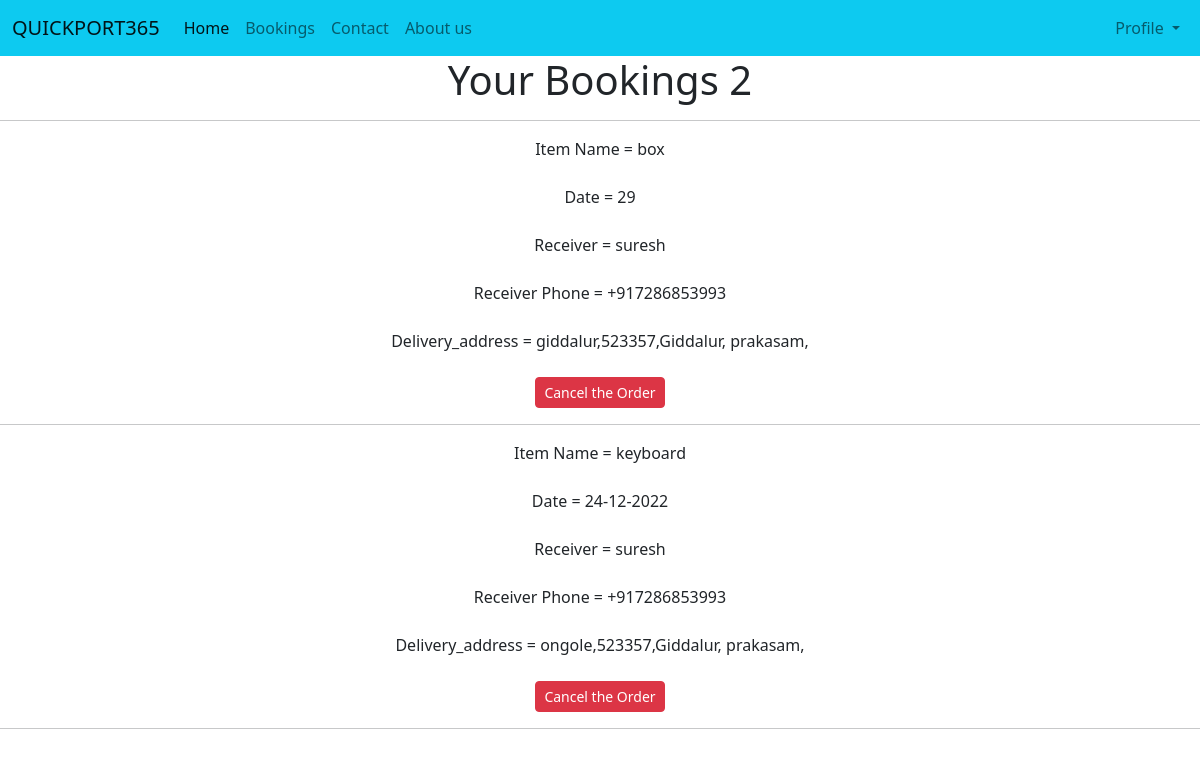
/bookings (signed in), run on the app's committed database.
### tables this page shows
CREATE TABLE orderdetails (id INTEGER PRIMARY KEY AUTOINCREMENT, user text, itemname text, itemweight text,date text, receiver text, receiver_phone text, service text, price text, delivery_address text, originpin text destinationpin, destinationpin text);

### app.py (the view)
@app.route('/bookings')
def user_bookings():
    superuser = False
    if session.get('user'):
        user = session['user']
    else:
        flash('Login to continue')
        return redirect('/login')
    with sqlite3.connect('database.db') as con:
        con.row_factory = sqlite3.Row
        cur = con.execute('select * from orderdetails where user=?', (user,))
        rows = cur.fetchall()
    return render_template('bookings.html', rows=rows, total=len(rows), superuser=superuser)

### templates/bookings.html (shortened to what this page needs)
{% extends 'base.html' %}
{% block content %}
<head>
</head>
<body>
<center>
<h1>Your Bookings  {{total}}</h1><hr>
{% for order in rows %}
Item Name = {{order.itemname}}<br><br>
Date = {{order.date}}<br><br>
Receiver = {{order.receiver}}<br><br>
Receiver Phone = {{order.receiver_phone}}<br><br>
    Delivery_address = {{order.delivery_address}}<br><br>
<a href="/cancel/{{order.id}}" class="btn btn-danger btn-sm">Cancel the Order</a><hr>
{% endfor %}</center>
</body>
</body>
</html>
{% endblock %}

### data on the page
orderdetails: itemname "box", date "29", receiver "suresh", receiver_phone "+917286853993", delivery_address "giddalur,523357,Giddalur, prakasam,"
orderdetails: itemname "keyboard", date "24-12-2022", receiver "suresh", receiver_phone "+917286853993", delivery_address "ongole,523357,Giddalur, prakasam,"

### other printed values
{{ total }} "2"
